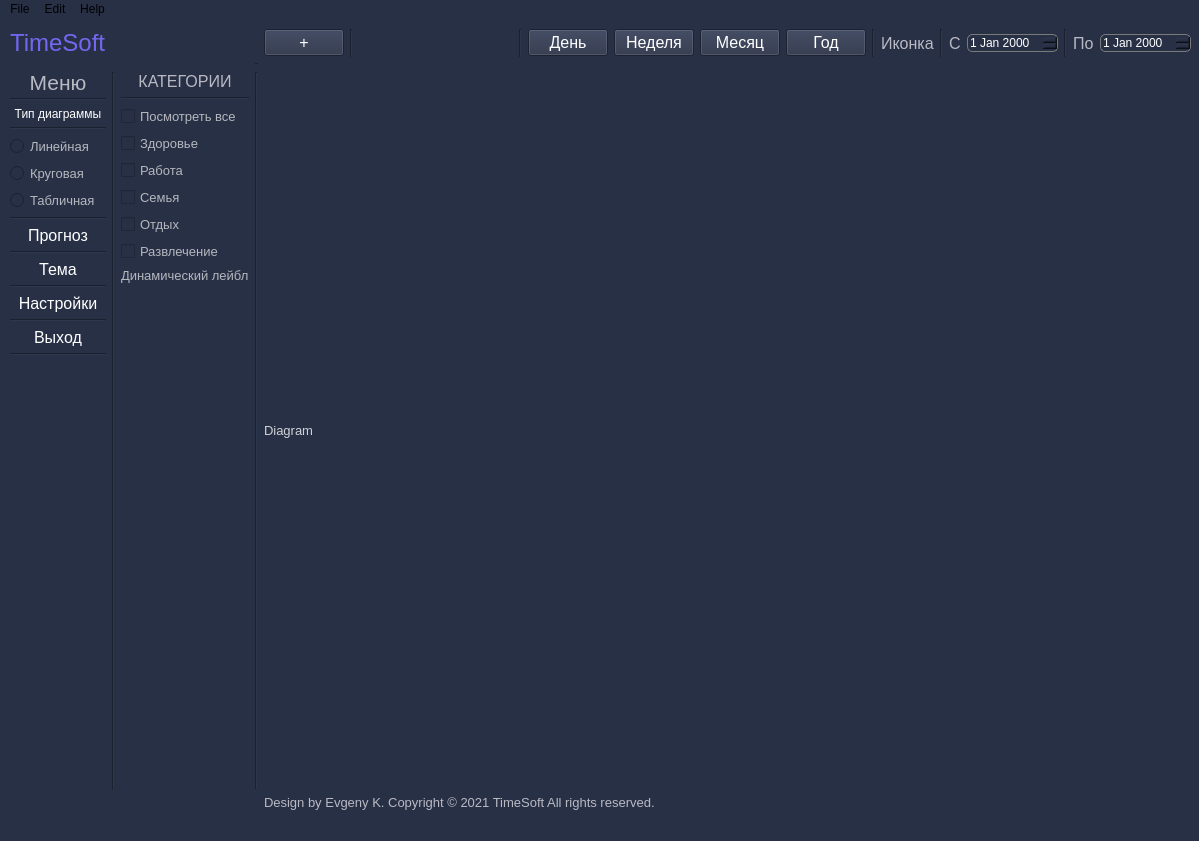
<?xml version="1.0" encoding="UTF-8"?>
<ui version="4.0">
 <class>MainWindow</class>
 <widget class="QMainWindow" name="MainWindow">
  <property name="geometry">
   <rect>
    <x>0</x>
    <y>0</y>
    <width>1199</width>
    <height>841</height>
   </rect>
  </property>
  <property name="windowTitle">
   <string>TimeSoft</string>
  </property>
  <property name="layoutDirection">
   <enum>Qt::LeftToRight</enum>
  </property>
  <property name="styleSheet">
   <string notr="true">background-color: rgb(40, 48, 70);</string>
  </property>
  <widget class="QWidget" name="centralwidget">
   <widget class="QWidget" name="gridLayoutWidget">
    <property name="geometry">
     <rect>
      <x>10</x>
      <y>10</y>
      <width>1181</width>
      <height>781</height>
     </rect>
    </property>
    <layout class="QGridLayout" name="gridLayout">
     <property name="sizeConstraint">
      <enum>QLayout::SetDefaultConstraint</enum>
     </property>
     <item row="3" column="1">
      <widget class="Line" name="line_9">
       <property name="orientation">
        <enum>Qt::Vertical</enum>
       </property>
      </widget>
     </item>
     <item row="3" column="2">
      <layout class="QVBoxLayout" name="verticalLayout_2">
       <item>
        <widget class="QLabel" name="textLbl_filter">
         <property name="font">
          <font>
           <family>Arial</family>
           <pointsize>12</pointsize>
          </font>
         </property>
         <property name="styleSheet">
          <string notr="true">color: rgb(185, 185, 195);</string>
         </property>
         <property name="text">
          <string>КАТЕГОРИИ</string>
         </property>
         <property name="alignment">
          <set>Qt::AlignCenter</set>
         </property>
        </widget>
       </item>
       <item>
        <widget class="Line" name="line_8">
         <property name="orientation">
          <enum>Qt::Horizontal</enum>
         </property>
        </widget>
       </item>
       <item>
        <widget class="QCheckBox" name="checkBox_see_all">
         <property name="font">
          <font>
           <family>Arial</family>
           <pointsize>10</pointsize>
          </font>
         </property>
         <property name="styleSheet">
          <string notr="true">QCheckBox {
color: rgb(180, 183, 189);
}

QCheckBox:hover {
background-color: rgb(40, 48, 70);
color: rgb(185, 185, 195);
border: 2px solid #7666F8;
border-radius: 5px;
}
</string>
         </property>
         <property name="text">
          <string>Посмотреть все</string>
         </property>
        </widget>
       </item>
       <item>
        <widget class="QCheckBox" name="checkBox_health">
         <property name="font">
          <font>
           <family>Arial</family>
           <pointsize>10</pointsize>
          </font>
         </property>
         <property name="styleSheet">
          <string notr="true">QCheckBox {
color: rgb(180, 183, 189);
}

QCheckBox:hover {
background-color: rgb(40, 48, 70);
color: rgb(185, 185, 195);
border: 2px solid #7666F8;
border-radius: 5px;
}</string>
         </property>
         <property name="text">
          <string>Здоровье</string>
         </property>
        </widget>
       </item>
       <item>
        <widget class="QCheckBox" name="checkBox_work">
         <property name="font">
          <font>
           <family>Arial</family>
           <pointsize>10</pointsize>
          </font>
         </property>
         <property name="styleSheet">
          <string notr="true">QCheckBox {
color: rgb(180, 183, 189);
}

QCheckBox:hover {
background-color: rgb(40, 48, 70);
color: rgb(185, 185, 195);
border: 2px solid #7666F8;
border-radius: 5px;
}</string>
         </property>
         <property name="text">
          <string>Работа</string>
         </property>
        </widget>
       </item>
       <item>
        <widget class="QCheckBox" name="checkBox_family">
         <property name="font">
          <font>
           <family>Arial</family>
           <pointsize>10</pointsize>
          </font>
         </property>
         <property name="styleSheet">
          <string notr="true">QCheckBox {
color: rgb(180, 183, 189);
}

QCheckBox:hover {
background-color: rgb(40, 48, 70);
color: rgb(185, 185, 195);
border: 2px solid #7666F8;
border-radius: 5px;
}</string>
         </property>
         <property name="text">
          <string>Семья</string>
         </property>
        </widget>
       </item>
       <item>
        <widget class="QCheckBox" name="checkBox_relaxation">
         <property name="font">
          <font>
           <family>Arial</family>
           <pointsize>10</pointsize>
          </font>
         </property>
         <property name="styleSheet">
          <string notr="true">QCheckBox {
color: rgb(180, 183, 189);
}

QCheckBox:hover {
background-color: rgb(40, 48, 70);
color: rgb(185, 185, 195);
border: 2px solid #7666F8;
border-radius: 5px;
}</string>
         </property>
         <property name="text">
          <string>Отдых</string>
         </property>
        </widget>
       </item>
       <item>
        <widget class="QCheckBox" name="checkBox_entertainment">
         <property name="font">
          <font>
           <family>Arial</family>
           <pointsize>10</pointsize>
          </font>
         </property>
         <property name="styleSheet">
          <string notr="true">QCheckBox {
color: rgb(180, 183, 189);
}

QCheckBox:hover {
background-color: rgb(40, 48, 70);
color: rgb(185, 185, 195);
border: 2px solid #7666F8;
border-radius: 5px;
}</string>
         </property>
         <property name="text">
          <string>Развлечение</string>
         </property>
        </widget>
       </item>
       <item>
        <widget class="QLabel" name="checkBoxlbl_dinamic">
         <property name="font">
          <font>
           <family>Arial</family>
           <pointsize>10</pointsize>
          </font>
         </property>
         <property name="styleSheet">
          <string notr="true">QLabel {
color: rgb(180, 183, 189);
}

QLabel:hover {
background-color: rgb(40, 48, 70);
color: rgb(185, 185, 195);
border: 2px solid #7666F8;
border-radius: 5px;
}</string>
         </property>
         <property name="text">
          <string>Динамический лейбл</string>
         </property>
        </widget>
       </item>
       <item>
        <spacer name="verticalSpacer_2">
         <property name="orientation">
          <enum>Qt::Vertical</enum>
         </property>
         <property name="sizeType">
          <enum>QSizePolicy::Expanding</enum>
         </property>
         <property name="sizeHint" stdset="0">
          <size>
           <width>20</width>
           <height>200</height>
          </size>
         </property>
        </spacer>
       </item>
      </layout>
     </item>
     <item row="3" column="0">
      <layout class="QVBoxLayout" name="verticalLayout">
       <item>
        <widget class="QLabel" name="textLbl_Menu">
         <property name="enabled">
          <bool>true</bool>
         </property>
         <property name="maximumSize">
          <size>
           <width>16777215</width>
           <height>20</height>
          </size>
         </property>
         <property name="font">
          <font>
           <family>Arial</family>
           <pointsize>16</pointsize>
           <weight>50</weight>
           <bold>false</bold>
          </font>
         </property>
         <property name="styleSheet">
          <string notr="true">color: rgb(185, 185, 195);</string>
         </property>
         <property name="text">
          <string>Меню</string>
         </property>
         <property name="alignment">
          <set>Qt::AlignCenter</set>
         </property>
        </widget>
       </item>
       <item>
        <widget class="Line" name="line">
         <property name="orientation">
          <enum>Qt::Horizontal</enum>
         </property>
        </widget>
       </item>
       <item>
        <widget class="QLabel" name="textlbl_chart_type">
         <property name="styleSheet">
          <string notr="true">background-color: #283046;
border-radius: 2px;
font: 75 12pt &quot;Arial&quot;;
color: rgb(255, 255, 255);</string>
         </property>
         <property name="text">
          <string>Тип диаграммы</string>
         </property>
         <property name="alignment">
          <set>Qt::AlignCenter</set>
         </property>
        </widget>
       </item>
       <item>
        <widget class="Line" name="line_2">
         <property name="orientation">
          <enum>Qt::Horizontal</enum>
         </property>
        </widget>
       </item>
       <item>
        <widget class="QRadioButton" name="rbtn_linear">
         <property name="font">
          <font>
           <family>Arial</family>
           <pointsize>10</pointsize>
          </font>
         </property>
         <property name="styleSheet">
          <string notr="true">QRadioButton {
color: rgb(180, 183, 189);
}

QRadioButton:hover {
background-color: rgb(40, 48, 70);
color: rgb(185, 185, 195);
border: 2px solid #7666F8;
border-radius: 5px;
}
</string>
         </property>
         <property name="text">
          <string>Линейная</string>
         </property>
        </widget>
       </item>
       <item>
        <widget class="QRadioButton" name="rbtn_circular">
         <property name="font">
          <font>
           <family>Arial</family>
           <pointsize>10</pointsize>
          </font>
         </property>
         <property name="styleSheet">
          <string notr="true">QRadioButton {
color: rgb(180, 183, 189);
}

QRadioButton:hover {
background-color: rgb(40, 48, 70);
color: rgb(185, 185, 195);
border: 2px solid #7666F8;
border-radius: 5px;
}
</string>
         </property>
         <property name="text">
          <string>Круговая</string>
         </property>
        </widget>
       </item>
       <item>
        <widget class="QRadioButton" name="rbtn_table">
         <property name="font">
          <font>
           <family>Arial</family>
           <pointsize>10</pointsize>
          </font>
         </property>
         <property name="styleSheet">
          <string notr="true">QRadioButton {
color: rgb(180, 183, 189);
}

QRadioButton:hover {
background-color: rgb(40, 48, 70);
color: rgb(185, 185, 195);
border: 2px solid #7666F8;
border-radius: 5px;
}
</string>
         </property>
         <property name="text">
          <string>Табличная</string>
         </property>
        </widget>
       </item>
       <item>
        <widget class="Line" name="line_3">
         <property name="orientation">
          <enum>Qt::Horizontal</enum>
         </property>
        </widget>
       </item>
       <item>
        <widget class="QPushButton" name="btn_forecast">
         <property name="font">
          <font>
           <family>Arial</family>
           <pointsize>12</pointsize>
           <weight>9</weight>
           <italic>false</italic>
           <bold>false</bold>
          </font>
         </property>
         <property name="styleSheet">
          <string notr="true">QPushButton {
background-color: #283046;
border-radius: 2px;
font: 75 12pt &quot;Arial&quot;;
color: rgb(255, 255, 255);
}
QPushButton:hover {
	background-color: rgb(40, 48, 70); 
	color: rgb(255, 255, 255);
	border: 2px solid rgb(95, 85, 200);
	border-radius: 5px;
}</string>
         </property>
         <property name="text">
          <string>Прогноз</string>
         </property>
        </widget>
       </item>
       <item>
        <widget class="Line" name="line_5">
         <property name="orientation">
          <enum>Qt::Horizontal</enum>
         </property>
        </widget>
       </item>
       <item>
        <widget class="QPushButton" name="btn_background">
         <property name="font">
          <font>
           <family>Arial</family>
           <pointsize>12</pointsize>
           <weight>9</weight>
           <italic>false</italic>
           <bold>false</bold>
          </font>
         </property>
         <property name="styleSheet">
          <string notr="true">QPushButton {
background-color: #283046;
border-radius: 2px;
font: 75 12pt &quot;Arial&quot;;
color: rgb(255, 255, 255);
}
QPushButton:hover {
	background-color: rgb(40, 48, 70); 
	color: rgb(255, 255, 255);
	border: 2px solid rgb(95, 85, 200);
	border-radius: 5px;
}</string>
         </property>
         <property name="text">
          <string>Тема</string>
         </property>
        </widget>
       </item>
       <item>
        <widget class="Line" name="line_6">
         <property name="orientation">
          <enum>Qt::Horizontal</enum>
         </property>
        </widget>
       </item>
       <item>
        <widget class="QPushButton" name="btn_settings">
         <property name="font">
          <font>
           <family>Arial</family>
           <pointsize>12</pointsize>
           <weight>9</weight>
           <italic>false</italic>
           <bold>false</bold>
          </font>
         </property>
         <property name="styleSheet">
          <string notr="true">QPushButton {
background-color: #283046;
border-radius: 2px;
font: 75 12pt &quot;Arial&quot;;
color: rgb(255, 255, 255);
}
QPushButton:hover {
	background-color: rgb(40, 48, 70); 
	color: rgb(255, 255, 255);
	border: 2px solid rgb(95, 85, 200);
	border-radius: 5px;
}</string>
         </property>
         <property name="text">
          <string>Настройки</string>
         </property>
        </widget>
       </item>
       <item>
        <widget class="Line" name="line_7">
         <property name="orientation">
          <enum>Qt::Horizontal</enum>
         </property>
        </widget>
       </item>
       <item>
        <widget class="QPushButton" name="btn_exit">
         <property name="font">
          <font>
           <family>Arial</family>
           <pointsize>12</pointsize>
           <weight>9</weight>
           <italic>false</italic>
           <bold>false</bold>
          </font>
         </property>
         <property name="styleSheet">
          <string notr="true">QPushButton {
background-color: #283046;
border-radius: 2px;
font: 75 12pt &quot;Arial&quot;;
color: rgb(255, 255, 255);
}
QPushButton:hover {
	background-color: rgb(40, 48, 70); 
	color: rgb(255, 255, 255);
	border: 2px solid rgb(95, 85, 200);
	border-radius: 5px;
}</string>
         </property>
         <property name="text">
          <string>Выход</string>
         </property>
        </widget>
       </item>
       <item>
        <widget class="Line" name="line_4">
         <property name="orientation">
          <enum>Qt::Horizontal</enum>
         </property>
        </widget>
       </item>
       <item>
        <spacer name="verticalSpacer">
         <property name="orientation">
          <enum>Qt::Vertical</enum>
         </property>
         <property name="sizeType">
          <enum>QSizePolicy::Fixed</enum>
         </property>
         <property name="sizeHint" stdset="0">
          <size>
           <width>20</width>
           <height>550</height>
          </size>
         </property>
        </spacer>
       </item>
      </layout>
     </item>
     <item row="4" column="4">
      <widget class="QLabel" name="lbl_about">
       <property name="font">
        <font>
         <family>Arial</family>
         <pointsize>10</pointsize>
        </font>
       </property>
       <property name="layoutDirection">
        <enum>Qt::LeftToRight</enum>
       </property>
       <property name="styleSheet">
        <string notr="true">QLabel {
color: rgb(185, 185, 195);
}</string>
       </property>
       <property name="text">
        <string>Design by Evgeny K. Copyright © 2021 TimeSoft All rights reserved.</string>
       </property>
       <property name="alignment">
        <set>Qt::AlignLeading|Qt::AlignLeft|Qt::AlignVCenter</set>
       </property>
      </widget>
     </item>
     <item row="1" column="0">
      <widget class="QLabel" name="lbl_logoimg">
       <property name="font">
        <font>
         <family>Arial</family>
         <pointsize>18</pointsize>
         <weight>50</weight>
         <bold>false</bold>
        </font>
       </property>
       <property name="styleSheet">
        <string notr="true">color: rgb(115, 103, 240);</string>
       </property>
       <property name="text">
        <string>TimeSoft</string>
       </property>
      </widget>
     </item>
     <item row="3" column="4">
      <widget class="QLabel" name="lbl_diagram">
       <property name="enabled">
        <bool>true</bool>
       </property>
       <property name="sizePolicy">
        <sizepolicy hsizetype="Preferred" vsizetype="Preferred">
         <horstretch>0</horstretch>
         <verstretch>0</verstretch>
        </sizepolicy>
       </property>
       <property name="font">
        <font>
         <family>Arial</family>
         <pointsize>10</pointsize>
        </font>
       </property>
       <property name="layoutDirection">
        <enum>Qt::LeftToRight</enum>
       </property>
       <property name="styleSheet">
        <string notr="true">color: rgb(208, 210, 214);</string>
       </property>
       <property name="frameShape">
        <enum>QFrame::NoFrame</enum>
       </property>
       <property name="text">
        <string>Diagram</string>
       </property>
       <property name="alignment">
        <set>Qt::AlignLeading|Qt::AlignLeft|Qt::AlignVCenter</set>
       </property>
      </widget>
     </item>
     <item row="1" column="4">
      <layout class="QHBoxLayout" name="horizontalLayout_9">
       <item>
        <widget class="QPushButton" name="btn_plus">
         <property name="font">
          <font>
           <family>Arial</family>
           <pointsize>12</pointsize>
           <weight>50</weight>
           <italic>false</italic>
           <bold>false</bold>
           <underline>false</underline>
           <strikeout>false</strikeout>
          </font>
         </property>
         <property name="styleSheet">
          <string notr="true">QPushButton {
background-color: #283046;
color: rgb(255, 255, 255);
}
QPushButton:hover {
	background-color: rgb(40, 48, 70); 
	color: rgb(255, 255, 255);
	border: 2px solid rgb(95, 85, 200);
	border-radius: 5px;
}</string>
         </property>
         <property name="text">
          <string>+</string>
         </property>
        </widget>
       </item>
       <item>
        <widget class="Line" name="line_15">
         <property name="orientation">
          <enum>Qt::Vertical</enum>
         </property>
        </widget>
       </item>
       <item>
        <spacer name="horizontalSpacer">
         <property name="orientation">
          <enum>Qt::Horizontal</enum>
         </property>
         <property name="sizeHint" stdset="0">
          <size>
           <width>40</width>
           <height>20</height>
          </size>
         </property>
        </spacer>
       </item>
       <item>
        <widget class="Line" name="line_16">
         <property name="orientation">
          <enum>Qt::Vertical</enum>
         </property>
        </widget>
       </item>
       <item>
        <widget class="QPushButton" name="btn_daily">
         <property name="font">
          <font>
           <family>Arial</family>
           <pointsize>12</pointsize>
           <weight>9</weight>
           <italic>false</italic>
           <bold>false</bold>
          </font>
         </property>
         <property name="styleSheet">
          <string notr="true">QPushButton {
background-color: #283046;
font: 75 12pt &quot;Arial&quot;;
color: rgb(255, 255, 255);
}
QPushButton:hover {
	background-color: rgb(40, 48, 70); 
	color: rgb(255, 255, 255);
	border: 2px solid rgb(95, 85, 200);
	border-radius: 5px;
}</string>
         </property>
         <property name="text">
          <string>День</string>
         </property>
        </widget>
       </item>
       <item>
        <widget class="QPushButton" name="btn_weekly">
         <property name="font">
          <font>
           <family>Arial</family>
           <pointsize>12</pointsize>
           <weight>9</weight>
           <italic>false</italic>
           <bold>false</bold>
          </font>
         </property>
         <property name="styleSheet">
          <string notr="true">QPushButton {
background-color: #283046;
font: 75 12pt &quot;Arial&quot;;
color: rgb(255, 255, 255);
}
QPushButton:hover {
	background-color: rgb(40, 48, 70); 
	color: rgb(255, 255, 255);
	border: 2px solid rgb(95, 85, 200);
	border-radius: 5px;
}</string>
         </property>
         <property name="text">
          <string>Неделя</string>
         </property>
        </widget>
       </item>
       <item>
        <widget class="QPushButton" name="btn_monthly">
         <property name="font">
          <font>
           <family>Arial</family>
           <pointsize>12</pointsize>
           <weight>9</weight>
           <italic>false</italic>
           <bold>false</bold>
          </font>
         </property>
         <property name="styleSheet">
          <string notr="true">QPushButton {
background-color: #283046;
font: 75 12pt &quot;Arial&quot;;
color: rgb(255, 255, 255);
}
QPushButton:hover {
	background-color: rgb(40, 48, 70); 
	color: rgb(255, 255, 255);
	border: 2px solid rgb(95, 85, 200);
	border-radius: 5px;
}</string>
         </property>
         <property name="text">
          <string>Месяц</string>
         </property>
        </widget>
       </item>
       <item>
        <widget class="QPushButton" name="btn_annually">
         <property name="font">
          <font>
           <family>Arial</family>
           <pointsize>12</pointsize>
           <weight>9</weight>
           <italic>false</italic>
           <bold>false</bold>
          </font>
         </property>
         <property name="styleSheet">
          <string notr="true">QPushButton {
background-color: #283046;
font: 75 12pt &quot;Arial&quot;;
color: rgb(255, 255, 255);
}
QPushButton:hover {
	background-color: rgb(40, 48, 70); 
	color: rgb(255, 255, 255);
	border: 2px solid rgb(95, 85, 200);
	border-radius: 5px;
}</string>
         </property>
         <property name="text">
          <string>Год</string>
         </property>
        </widget>
       </item>
       <item>
        <widget class="Line" name="line_12">
         <property name="orientation">
          <enum>Qt::Vertical</enum>
         </property>
        </widget>
       </item>
       <item>
        <widget class="QLabel" name="lbl_user_icon">
         <property name="font">
          <font>
           <family>Arial</family>
           <pointsize>12</pointsize>
          </font>
         </property>
         <property name="styleSheet">
          <string notr="true">color: rgb(185, 185, 195);</string>
         </property>
         <property name="text">
          <string>Иконка</string>
         </property>
         <property name="alignment">
          <set>Qt::AlignLeading|Qt::AlignLeft|Qt::AlignVCenter</set>
         </property>
        </widget>
       </item>
       <item>
        <widget class="Line" name="line_13">
         <property name="orientation">
          <enum>Qt::Vertical</enum>
         </property>
        </widget>
       </item>
       <item>
        <widget class="QLabel" name="textlbl_s">
         <property name="font">
          <font>
           <family>Arial</family>
           <pointsize>12</pointsize>
          </font>
         </property>
         <property name="styleSheet">
          <string notr="true">color: rgb(185, 185, 195);</string>
         </property>
         <property name="text">
          <string>C</string>
         </property>
        </widget>
       </item>
       <item>
        <widget class="QDateEdit" name="dateEdit_s">
         <property name="styleSheet">
          <string notr="true">QDateEdit {
background-color: #283046;
border: 1px solid rgb(122, 122, 122);
border-radius: 5px;
font: 75 12pt &quot;Arial&quot;;
color: rgb(255, 255, 255);
}
QDateEdit:hover {
	background-color: rgb(40, 48, 70); 
	color: rgb(255, 255, 255);
	border: 2px solid rgb(95, 85, 200);
	border-radius: 5px;
}</string>
         </property>
        </widget>
       </item>
       <item>
        <widget class="Line" name="line_14">
         <property name="orientation">
          <enum>Qt::Vertical</enum>
         </property>
        </widget>
       </item>
       <item>
        <widget class="QLabel" name="textlbl_po">
         <property name="font">
          <font>
           <family>Arial</family>
           <pointsize>12</pointsize>
          </font>
         </property>
         <property name="styleSheet">
          <string notr="true">color: rgb(185, 185, 195);</string>
         </property>
         <property name="text">
          <string>По</string>
         </property>
        </widget>
       </item>
       <item>
        <widget class="QDateEdit" name="dateEdit_po">
         <property name="styleSheet">
          <string notr="true">QDateEdit {
background-color: #283046;
border: 1px solid rgb(122, 122, 122);
border-radius: 5px;
font: 75 12pt &quot;Arial&quot;;
color: rgb(255, 255, 255);
}
QDateEdit:hover {
	background-color: rgb(40, 48, 70); 
	color: rgb(255, 255, 255);
	border: 2px solid rgb(95, 85, 200);
	border-radius: 5px;
}</string>
         </property>
        </widget>
       </item>
      </layout>
     </item>
     <item row="3" column="3">
      <widget class="Line" name="line_10">
       <property name="orientation">
        <enum>Qt::Vertical</enum>
       </property>
      </widget>
     </item>
     <item row="2" column="3">
      <widget class="Line" name="line_11">
       <property name="orientation">
        <enum>Qt::Horizontal</enum>
       </property>
      </widget>
     </item>
    </layout>
   </widget>
  </widget>
  <widget class="QMenuBar" name="menubar">
   <property name="geometry">
    <rect>
     <x>0</x>
     <y>0</y>
     <width>1199</width>
     <height>21</height>
    </rect>
   </property>
   <widget class="QMenu" name="menuFile">
    <property name="title">
     <string>File</string>
    </property>
    <addaction name="act_make_prediction"/>
    <addaction name="act_settings"/>
    <addaction name="separator"/>
    <addaction name="act_exit"/>
   </widget>
   <widget class="QMenu" name="menuEdit">
    <property name="title">
     <string>Edit</string>
    </property>
    <widget class="QMenu" name="dropdown_menu_select_chart">
     <property name="title">
      <string>Выбор типа диаграммы</string>
     </property>
     <addaction name="act_linear"/>
     <addaction name="act_circular"/>
     <addaction name="act_table"/>
    </widget>
    <widget class="QMenu" name="dropdown_menu_theme">
     <property name="title">
      <string>Тема</string>
     </property>
     <addaction name="act_light"/>
     <addaction name="act_dark"/>
    </widget>
    <addaction name="dropdown_menu_select_chart"/>
    <addaction name="act_add_event"/>
    <addaction name="act_edit_event"/>
    <addaction name="dropdown_menu_theme"/>
   </widget>
   <widget class="QMenu" name="menuHelp">
    <property name="title">
     <string>Help</string>
    </property>
    <addaction name="act_help"/>
    <addaction name="act_about_program"/>
   </widget>
   <addaction name="menuFile"/>
   <addaction name="menuEdit"/>
   <addaction name="menuHelp"/>
  </widget>
  <widget class="QStatusBar" name="statusbar">
   <property name="sizeGripEnabled">
    <bool>true</bool>
   </property>
  </widget>
  <action name="act_edit_event">
   <property name="text">
    <string>Редактировать выбранное событие</string>
   </property>
  </action>
  <action name="act_add_event">
   <property name="text">
    <string>Добавить событие</string>
   </property>
  </action>
  <action name="act_help">
   <property name="text">
    <string>Справка</string>
   </property>
  </action>
  <action name="act_about_program">
   <property name="text">
    <string>О программе</string>
   </property>
  </action>
  <action name="act_settings">
   <property name="text">
    <string>Настройки</string>
   </property>
  </action>
  <action name="act_exit">
   <property name="text">
    <string>Выход</string>
   </property>
  </action>
  <action name="act_make_prediction">
   <property name="text">
    <string>Сделать прогноз</string>
   </property>
  </action>
  <action name="act_linear">
   <property name="text">
    <string>Линейная</string>
   </property>
  </action>
  <action name="act_circular">
   <property name="text">
    <string>Круговая</string>
   </property>
  </action>
  <action name="act_table">
   <property name="text">
    <string>Табличная</string>
   </property>
  </action>
  <action name="act_light">
   <property name="text">
    <string>Светлая</string>
   </property>
  </action>
  <action name="act_dark">
   <property name="text">
    <string>Темная</string>
   </property>
  </action>
 </widget>
 <resources/>
 <connections/>
</ui>
